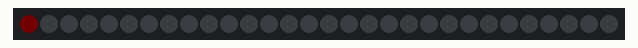
Simulated run of this sketch. Board: Arduino Uno, built with avr-gcc and run on an emulated ATmega328P. Shown: 30 RGB LEDs in strip order, left to right. Dim RGB values are drawn brighter than linear.

Above: at 1.18 s.
At 10.67 s:
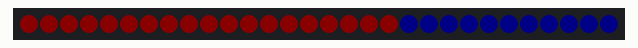
At 12.51 s:
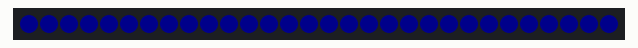
At 18.02 s:
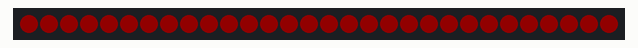
At 20.47 s:
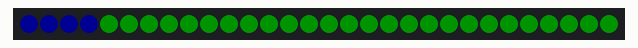
At 39.76 s:
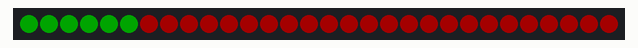

The sketch:

LIGHT.ino
```cpp
#include <Adafruit_NeoPixel.h>
#ifdef __AVR__
  #include <avr/power.h>
#endif

#define PIN            6

#define NUMPIXELS      30

Adafruit_NeoPixel pixels = Adafruit_NeoPixel(NUMPIXELS, PIN, NEO_GRB + NEO_KHZ800);

int delayval = 5;

void setup() {
#if defined (__AVR_ATtiny85__)
  if (F_CPU == 16000000) clock_prescale_set(clock_div_1);
#endif

  pixels.begin();
}

void loop() {

  for(int j=0;j<256;j++){
    // pixels.Color takes RGB values, from 0,0,0 up to 255,255,255
    for(int i=0;i<NUMPIXELS;i++){
    pixels.setPixelColor(i, pixels.Color(j,0,0));
    pixels.show(); // This sends the updated pixel color to the hardware.
    delay(10);
    }
    for(int i=0;i<NUMPIXELS;i++){
    pixels.setPixelColor(i, pixels.Color(0,j,0));
    pixels.show(); // This sends the updated pixel color to the hardware.
    delay(10);
    }
    for(int i=0;i<NUMPIXELS;i++){
    pixels.setPixelColor(i, pixels.Color(0,0,j));
    pixels.show(); // This sends the updated pixel color to the hardware.
    delay(10);
    }
    delay(10);
  }
}
```
